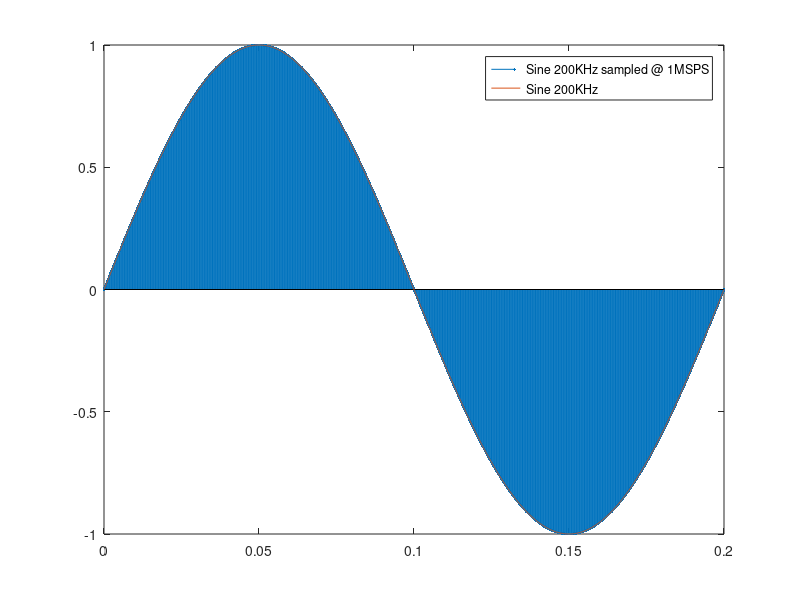

This chart was generated by the following MATLAB code:
MSPS = input('Type the sampling rate (in MSPS):\n')
frequency = input('Type the signal frequency (in kHz):\n')

sample_rate = (MSPS*1000) / (frequency);

t=0:1/(frequency*sample_rate):1/frequency;
t2 =0:1/(frequency*sample_rate*10):1/frequency;
stem(t,sin(t*frequency*2*pi),'.')
hold on

plot(t2,sin(2*pi*frequency*t2));
legend('Sine 200KHz sampled @ 1MSPS','Sine 200KHz')